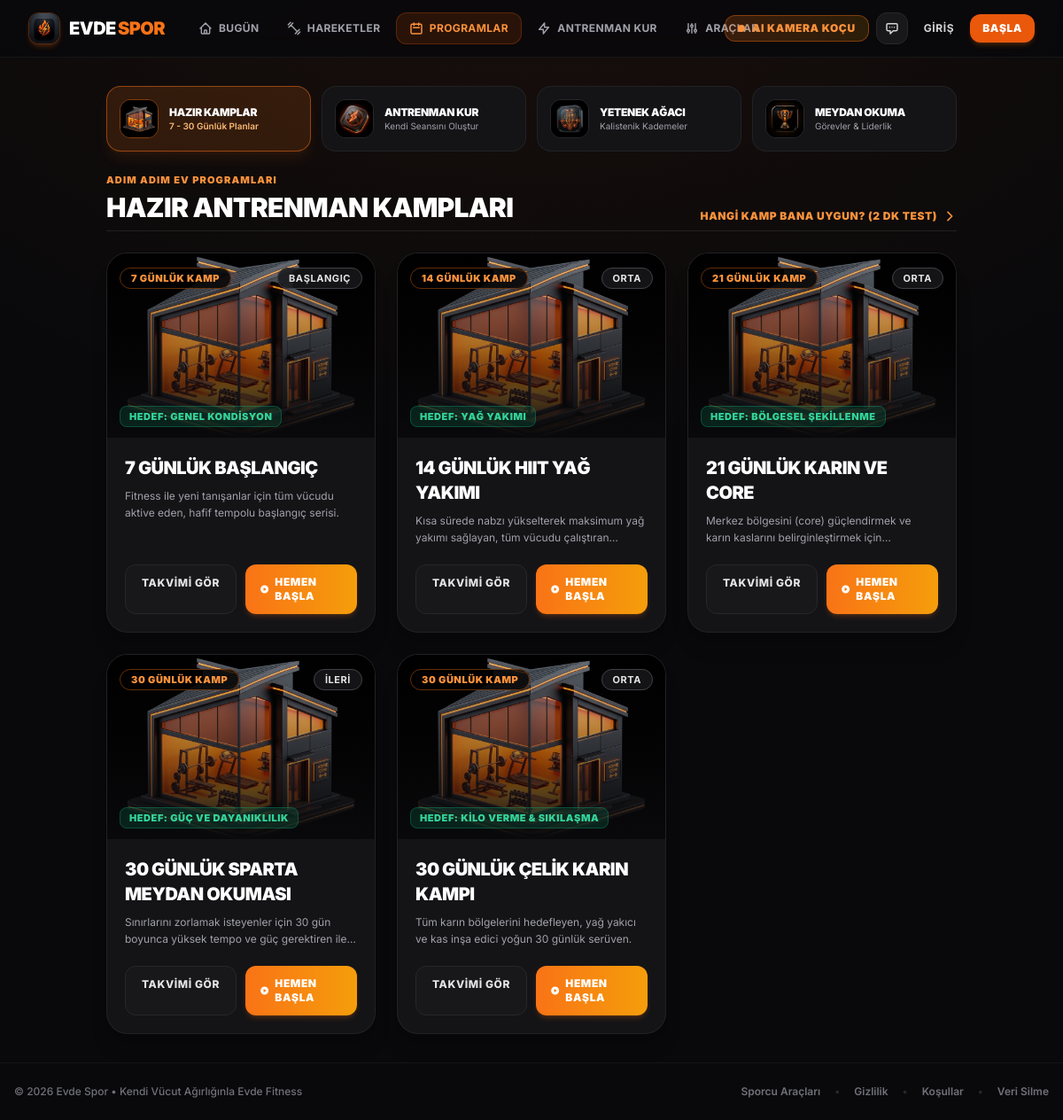
The app's page /programlar with its own data.
### models.py (models this page shows)
class Program(db.Model):
    id = db.Column(db.Integer, primary_key=True)
    title = db.Column(db.String(100), nullable=False)
    slug = db.Column(db.String(100), unique=True, nullable=False)
    description = db.Column(db.Text, nullable=True)
    duration_days = db.Column(db.Integer, nullable=False)
    level = db.Column(db.String(50), nullable=False)
    goal = db.Column(db.String(100), nullable=False)

### app.py (the view)
    @app.route('/programlar')
    def programs():
        all_programs = Program.query.all()
        return render_template('programs.html', programs=all_programs)

### templates/programs.html (shortened to what this page needs)
{% extends 'base.html' %}
{% block content %}
<div class="relative z-10 max-w-7xl mx-auto space-y-6">
    <div class="grid grid-cols-2 lg:grid-cols-4 gap-3">
        <a href="/programlar" class="p-3.5 rounded-2xl bg-orange-500/15 border border-orange-500/50 flex items-center gap-3 shadow-lg shadow-orange-500/10">
            <img src="/static/images/home_gym_icon.jpg" alt="Hazır Kamplar" class="w-11 h-11 rounded-xl object-cover border border-orange-500/40 shrink-0">
            <div class="min-w-0">
                <span class="text-xs font-black text-white uppercase tracking-tight block truncate">Hazır Kamplar</span>
                <span class="text-[10px] text-orange-300 font-semibold block truncate">7 - 30 Günlük Planlar</span>
            </div>
        </a>
        <a href="/antrenman-olustur" class="athletic-card p-3.5 rounded-2xl flex items-center gap-3 hover:border-orange-500/50 group">
            <img src="/static/images/workout_builder_icon.jpg" alt="Antrenman Kur" class="w-11 h-11 rounded-xl object-cover border border-zinc-800 shrink-0">
            <div class="min-w-0">
                <span class="text-xs font-black text-white group-hover:text-orange-400 uppercase tracking-tight block truncate">Antrenman Kur</span>
                <span class="text-[10px] text-zinc-400 block truncate">Kendi Seansını Oluştur</span>
            </div>
        </a>
        <a href="/kalistenik-agaci" class="athletic-card p-3.5 rounded-2xl flex items-center gap-3 hover:border-orange-500/50 group">
            <img src="/static/images/skill_tree_icon.jpg" alt="Yetenek Ağacı" class="w-11 h-11 rounded-xl object-cover border border-zinc-800 shrink-0">
            <div class="min-w-0">
                <span class="text-xs font-black text-white group-hover:text-orange-400 uppercase tracking-tight block truncate">Yetenek Ağacı</span>
                <span class="text-[10px] text-zinc-400 block truncate">Kalistenik Kademeler</span>
            </div>
        </a>
        <a href="/challenges" class="athletic-card p-3.5 rounded-2xl flex items-center gap-3 hover:border-orange-500/50 group">
            <img src="/static/images/challenges_trophy_icon.jpg" alt="Meydan Okuma" class="w-11 h-11 rounded-xl object-cover border border-zinc-800 shrink-0">
            <div class="min-w-0">
                <span class="text-xs font-black text-white group-hover:text-orange-400 uppercase tracking-tight block truncate">Meydan Okuma</span>
                <span class="text-[10px] text-zinc-400 block truncate">Görevler &amp; Liderlik</span>
            </div>
        </a>
    </div>
    <div class="flex flex-col sm:flex-row sm:items-end justify-between gap-4 pb-2 border-b border-zinc-800/80">
        <div>
            <span class="text-[11px] font-black uppercase tracking-widest text-orange-400 block mb-1">ADIM ADIM EV PROGRAMLARI</span>
            <h1 class="text-2xl sm:text-3xl font-black text-white uppercase tracking-tight">
                Hazır Antrenman Kampları
            </h1>
        </div>
        <a href="/quiz" class="text-xs font-black uppercase tracking-wider text-orange-400 hover:text-orange-300 flex items-center gap-1.5">
            <span>Hangi Kamp Bana Uygun? (2 Dk Test)</span>
            <svg class="w-4 h-4" fill="none" stroke="currentColor" stroke-width="2.5" viewBox="0 0 24 24"><path stroke-linecap="round" stroke-linejoin="round" d="M9 5l7 7-7 7"/></svg>
        </a>
    </div>
    <div class="grid grid-cols-1 md:grid-cols-2 lg:grid-cols-3 gap-6">
        {% for program in programs %}
        <div class="athletic-card rounded-3xl overflow-hidden flex flex-col justify-between group hover:border-orange-500/50 transition-all shadow-xl">
            <div>
                <a href="/programlar/{{ program.slug }}" class="relative h-52 w-full overflow-hidden bg-black block">
                    <img src="/static/images/{{ program.slug }}.jpg"
                         alt="{{ program.title }}"
                         class="w-full h-full object-cover transform group-hover:scale-105 transition-transform duration-500"
                         onerror="this.src='/static/images/home_gym_icon.jpg'">
                    <div class="absolute inset-0 bg-gradient-to-t from-zinc-950 via-zinc-950/35 to-transparent"></div>
                    <div class="absolute top-3.5 left-3.5">
                        <span class="px-3 py-1 rounded-xl text-[11px] font-black uppercase tracking-wider bg-black/80 text-orange-400 border border-orange-500/40 backdrop-blur-md">
                            {{ program.duration_days }} Günlük Kamp
                        </span>
                    </div>
                    <div class="absolute top-3.5 right-3.5">
                        <span class="px-3 py-1 rounded-xl text-[11px] font-bold uppercase tracking-wider bg-zinc-900/85 text-zinc-200 border border-zinc-700 backdrop-blur-md">
                            {{ program.level }}
                        </span>
                    </div>
                    <div class="absolute bottom-3.5 left-3.5">
                        <span class="text-[11px] font-black uppercase tracking-wider text-emerald-400 bg-emerald-500/15 border border-emerald-500/30 px-2.5 py-1 rounded-lg backdrop-blur-md">
                            Hedef: {{ program.goal }}
                        </span>
                    </div>
                </a>
                <div class="p-5 space-y-2">
                    <a href="/programlar/{{ program.slug }}" class="block text-xl font-black text-white uppercase tracking-tight group-hover:text-orange-400 transition-colors">
                        {{ program.title }}
                    </a>
                    <p class="text-xs text-zinc-400 line-clamp-2 leading-relaxed">
                        {{ program.description }}
                    </p>
                </div>
            </div>
            <div class="p-5 pt-0 grid grid-cols-2 gap-2.5">
                <a href="/programlar/{{ program.slug }}" class="py-3 px-4 rounded-xl bg-zinc-900 hover:bg-zinc-800 border border-zinc-800 text-zinc-200 font-extrabold text-xs uppercase tracking-wider text-center transition-all">
                    Takvimi Gör
                </a>
                <a href="/programlar/{{ program.slug }}/antrenman" class="py-3 px-4 rounded-xl bg-gradient-to-r from-orange-500 to-amber-500 hover:from-orange-600 hover:to-amber-600 text-white font-black text-xs uppercase tracking-wider flex items-center justify-center gap-1.5 shadow-md shadow-orange-500/20 transition-all">
                    <svg class="w-3.5 h-3.5" fill="currentColor" viewBox="0 0 20 20"><path fill-rule="evenodd" d="M10 18a8 8 0 100-16 8 8 0 000 16zM9.555 7.168A1 1 0 008 8v4a1 1 0 001.555.832l3-2a1 1 0 000-1.664l-3-2z" clip-rule="evenodd"/></svg>
                    <span>Hemen Başla</span>
                </a>
            </div>
        </div>
        {% endfor %}
    </div>
</div>
{% endblock %}

### templates/base.html (shortened to what this page needs)
<!DOCTYPE html>
<html lang="tr">
<head>
    <script src="https://cdn.tailwindcss.com"></script>
</head>
<body class="font-sans min-h-screen flex flex-col antialiased pb-24 md:pb-0" x-data="{ assistantOpen: false }">
{% if not hide_nav %}
{% set p = request.path %}
<nav class="glass-nav sticky top-0 z-50 text-white pt-safe">
    <div class="max-w-7xl mx-auto px-4 sm:px-6 lg:px-8">
        <div class="flex justify-between items-center h-16 gap-3">
            <div class="flex items-center gap-4 lg:gap-6 min-w-0">
                <a href="/" class="shrink-0 text-lg md:text-xl font-black tracking-tight uppercase text-white flex items-center gap-2.5 group">
                    <div class="w-9 h-9 rounded-xl overflow-hidden shadow-md shadow-orange-500/20 border border-orange-500/30 bg-zinc-950 shrink-0">
                        <img src="/static/images/app_logo.jpg" alt="Evde Spor Logo" class="w-full h-full object-cover">
                    </div>
                    <span class="font-heading font-black tracking-tight text-white flex items-center">
                        EVDE<span class="text-orange-500 ml-0.5">SPOR</span>
                    </span>
                </a>
                <div class="hidden md:flex items-center gap-1">
                    <a href="/" class="nav-link {% if p == '/' %}nav-active{% endif %}">
                        <svg class="w-4 h-4" fill="none" stroke="currentColor" stroke-width="2.2" viewBox="0 0 24 24"><path stroke-linecap="round" stroke-linejoin="round" d="M3 12l2-2m0 0l7-7 7 7M5 10v10a1 1 0 001 1h3m10-11l2 2m-2-2v10a1 1 0 01-1 1h-3m-6 0a1 1 0 001-1v-4a1 1 0 011-1h2a1 1 0 011 1v4a1 1 0 001 1m-6 0h6"/></svg>
                        <span>Bugün</span>
                    </a>
                    <a href="/egzersizler" class="nav-link {% if p.startswith('/egzersizler') or p.startswith('/egzersiz/') %}nav-active{% endif %}">
                        <svg class="w-4 h-4" fill="none" stroke="currentColor" stroke-width="2.2" viewBox="0 0 24 24"><path stroke-linecap="round" stroke-linejoin="round" d="M6.5 6.5L17.5 17.5M3 10l7-7M14 21l7-7M2 6l4-4M18 22l4-4"/></svg>
                        <span>Hareketler</span>
                    </a>
                    <a href="/programlar" class="nav-link {% if p.startswith('/programlar') or p.startswith('/challenges') or p.startswith('/liderlik') %}nav-active{% endif %}">
                        <svg class="w-4 h-4" fill="none" stroke="currentColor" stroke-width="2.2" viewBox="0 0 24 24"><path stroke-linecap="round" stroke-linejoin="round" d="M8 7V3m8 4V3m-9 8h10M5 21h14a2 2 0 002-2V7a2 2 0 00-2-2H5a2 2 0 00-2 2v12a2 2 0 002 2z"/></svg>
                        <span>Programlar</span>
                    </a>
                    <a href="/antrenman-olustur" class="nav-link {% if p.startswith('/antrenman-olustur') or p.startswith('/kalistenik-agaci') %}nav-active{% endif %}">
                        <svg class="w-4 h-4" fill="none" stroke="currentColor" stroke-width="2.2" viewBox="0 0 24 24"><path stroke-linecap="round" stroke-linejoin="round" d="M13 10V3L4 14h7v7l9-11h-7z"/></svg>
                        <span>Antrenman Kur</span>
                    </a>
                    <a href="/araclar" class="nav-link {% if p.startswith('/araclar') or p.startswith('/breathe') %}nav-active{% endif %}">
                        <svg class="w-4 h-4" fill="none" stroke="currentColor" stroke-width="2.2" viewBox="0 0 24 24"><path stroke-linecap="round" stroke-linejoin="round" d="M12 6V4m0 2a2 2 0 100 4m0-4a2 2 0 110 4m-6 8a2 2 0 100-4m0 4a2 2 0 110-4m0 4v2m0-6V4m6 6v10m6-2a2 2 0 100-4m0 4a2 2 0 110-4m0 4v2m0-6V4"/></svg>
                        <span>Araçlar</span>
                    </a>
                </div>
            </div>
            <div class="flex items-center gap-2 shrink-0">
                <a href="/ai-koc" class="hidden md:inline-flex items-center gap-2 px-3.5 py-1.5 rounded-xl bg-gradient-to-r from-orange-500/20 to-amber-500/15 hover:from-orange-500 hover:to-amber-500 border border-orange-500/40 text-orange-400 hover:text-white text-xs font-black uppercase tracking-wider transition-all">
                    <span class="w-2 h-2 rounded-full bg-orange-400 animate-pulse"></span>
                    <span>AI Kamera Koçu</span>
                </a>
                <button type="button" @click="assistantOpen = !assistantOpen" title="Akıllı Koç Asistanı"
                        class="w-9 h-9 rounded-xl bg-zinc-900 border border-zinc-800 hover:border-orange-500/50 flex items-center justify-center text-zinc-300 hover:text-orange-400 transition-colors cursor-pointer">
                    <svg class="w-4 h-4" fill="none" stroke="currentColor" stroke-width="2.2" viewBox="0 0 24 24"><path stroke-linecap="round" stroke-linejoin="round" d="M8 10h.01M12 10h.01M16 10h.01M9 16H5a2 2 0 01-2-2V6a2 2 0 012-2h14a2 2 0 012 2v8a2 2 0 01-2 2h-5l-5 5v-5z"/></svg>
                </button>
                {% if current_user.is_authenticated %}
                    <a href="/profil" class="whitespace-nowrap hover:border-orange-500/60 transition-colors pl-1.5 pr-3 py-1 text-xs font-bold text-zinc-200 uppercase tracking-wide flex items-center gap-2 bg-zinc-900 border border-zinc-800 rounded-xl">
                        {% if current_user.avatar_url %}
                            <img src="{{ current_user.avatar_url }}" alt="{{ current_user.name }}" class="w-6 h-6 rounded-lg object-cover border border-orange-500/40 shrink-0">
                        {% else %}
                            <span class="w-6 h-6 rounded-lg bg-gradient-to-br from-orange-500 to-amber-500 flex items-center justify-center text-white text-xs font-black">{{ (current_user.name or 'S')[:1]|upper }}</span>
                        {% endif %}
                        <span class="hidden sm:inline">Profilim</span>
                    </a>
                {% else %}
                    <a href="/giris" class="whitespace-nowrap hover:text-white text-zinc-300 px-2.5 py-1.5 text-xs font-bold uppercase tracking-wider transition-colors">Giriş</a>
                    <a href="/kayit" class="whitespace-nowrap bg-accent hover:bg-orange-500 text-white px-3.5 py-2 rounded-xl text-xs font-black uppercase tracking-wider transition-all shadow-md shadow-orange-500/20">Başla</a>
                {% endif %}
            </div>
        </div>
    </div>
</nav>
{% endif %}
    <main class="{% if hide_nav %}w-full min-h-screen p-0 m-0 relative{% else %}flex-grow container mx-auto px-4 sm:px-6 lg:px-8 py-5 sm:py-8 relative z-10{% endif %}">
        {% block content %}{% endblock %}
    </main>
    {% if not hide_nav %}
    <footer class="bg-darkbg mt-auto py-6 text-center text-zinc-500 border-t border-zinc-900/80 relative z-10 text-xs">
        <div class="max-w-7xl mx-auto px-4 flex flex-col sm:flex-row items-center justify-between gap-3">
            <p class="text-zinc-500 font-medium">&copy; 2026 Evde Spor &bull; Kendi Vücut Ağırlığınla Evde Fitness</p>
            <div class="flex flex-wrap items-center justify-center gap-4 font-semibold text-zinc-500">
                <a href="/araclar" class="hover:text-orange-400 transition-colors">Sporcu Araçları</a>
                <span class="text-zinc-800">&bull;</span>
                <a href="/gizlilik-politikasi" class="hover:text-orange-400 transition-colors">Gizlilik</a>
                <span class="text-zinc-800">&bull;</span>
                <a href="/kullanim-kosullari" class="hover:text-orange-400 transition-colors">Koşullar</a>
                <span class="text-zinc-800">&bull;</span>
                <a href="/veri-silme" class="hover:text-red-400 transition-colors">Veri Silme</a>
            </div>
        </div>
    </footer>
    {% endif %}
</body>
</html>

### templates/base.html (style rules this page uses)
html { scroll-behavior: smooth; }
body { background-color: #09090b; color: #fafafa; font-family: 'Inter', -apple-system, BlinkMacSystemFont, 'Segoe UI', Roboto, sans-serif; -webkit-font-smoothing: antialiased; -moz-osx-font-smoothing: grayscale; background-image: radial-gradient(ellipse 80% 50% at 50% -10%, rgba(234,88,12,0.08), transparent); }
h1, h2, h3, h4, .font-heading, .font-display { font-family: 'Inter', -apple-system, BlinkMacSystemFont, sans-serif; font-weight: 800; letter-spacing: -0.02em; }
.glass-nav { background: rgba(9, 9, 11, 0.88); backdrop-filter: blur(20px) saturate(180%); -webkit-backdrop-filter: blur(20px) saturate(180%); border-bottom: 1px solid rgba(255, 255, 255, 0.06); }
.nav-link { display: inline-flex; align-items: center; gap: 0.45rem; white-space: nowrap; padding: 0.48rem 0.85rem; border-radius: 0.75rem; font-size: 0.75rem; font-weight: 700; letter-spacing: 0.03em; text-transform: uppercase; color: #a1a1aa; transition: all .2s ease; }
.nav-active { color: #fb923c !important; background: rgba(234,88,12,0.14); border: 1px solid rgba(234,88,12,0.28); }
.athletic-card { background-color: #141417; border: 1px solid rgba(255, 255, 255, 0.06); transition: all 0.25s ease; }
.pt-safe { padding-top: env(safe-area-inset-top); }
a, button { -webkit-tap-highlight-color: transparent; }

### records on screen
Program: duration_days "7", level "BAŞLANGIÇ", goal "GENEL KONDISYON", title "7 GÜNLÜK BAŞLANGIÇ", description "Fitness ile yeni tanışanlar için tüm vücudu aktive eden, hafif tempolu başlangıç serisi."
Program: duration_days "14", level "ORTA", goal "YAĞ YAKIMI", title "14 GÜNLÜK HIIT YAĞ YAKIMI", description "Kısa sürede nabzı yükselterek maksimum yağ yakımı sağlayan, tüm vücudu…"
Program: duration_days "21", level "ORTA", goal "BÖLGESEL ŞEKILLENME", title "21 GÜNLÜK KARIN VE CORE", description "Merkez bölgesini (core) güçlendirmek ve karın kaslarını belirginleştirmek…"
Program: duration_days "30", level "İLERI", goal "GÜÇ VE DAYANIKLILIK", title "30 GÜNLÜK SPARTA MEYDAN OKUMASI", description "Sınırlarını zorlamak isteyenler için 30 gün boyunca yüksek tempo ve güç gerektiren…"
Program: duration_days "30", level "ORTA", goal "KILO VERME & SIKILAŞMA", title "30 GÜNLÜK ÇELIK KARIN KAMPI", description "Tüm karın bölgelerini hedefleyen, yağ yakıcı ve kas inşa edici yoğun 30 günlük serüven."
